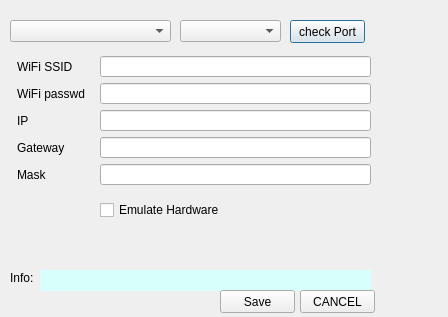
<?xml version="1.0" encoding="UTF-8"?>
<ui version="4.0">
 <class>SerialConfigDialog</class>
 <widget class="QDialog" name="SerialConfigDialog">
  <property name="geometry">
   <rect>
    <x>0</x>
    <y>0</y>
    <width>448</width>
    <height>317</height>
   </rect>
  </property>
  <property name="windowTitle">
   <string>Dialog</string>
  </property>
  <widget class="QComboBox" name="CB_serialPorts">
   <property name="geometry">
    <rect>
     <x>10</x>
     <y>20</y>
     <width>161</width>
     <height>22</height>
    </rect>
   </property>
  </widget>
  <widget class="QPushButton" name="B_check">
   <property name="geometry">
    <rect>
     <x>290</x>
     <y>20</y>
     <width>75</width>
     <height>23</height>
    </rect>
   </property>
   <property name="text">
    <string>check Port</string>
   </property>
  </widget>
  <widget class="QLabel" name="label">
   <property name="geometry">
    <rect>
     <x>10</x>
     <y>270</y>
     <width>31</width>
     <height>16</height>
    </rect>
   </property>
   <property name="text">
    <string>Info:</string>
   </property>
  </widget>
  <widget class="QTextEdit" name="info">
   <property name="geometry">
    <rect>
     <x>40</x>
     <y>270</y>
     <width>331</width>
     <height>21</height>
    </rect>
   </property>
   <property name="styleSheet">
    <string notr="true">background-color: rgb(215, 255, 252);</string>
   </property>
   <property name="inputMethodHints">
    <set>Qt::ImhNone</set>
   </property>
   <property name="frameShape">
    <enum>QFrame::NoFrame</enum>
   </property>
   <property name="frameShadow">
    <enum>QFrame::Plain</enum>
   </property>
   <property name="verticalScrollBarPolicy">
    <enum>Qt::ScrollBarAlwaysOff</enum>
   </property>
   <property name="horizontalScrollBarPolicy">
    <enum>Qt::ScrollBarAlwaysOff</enum>
   </property>
   <property name="overwriteMode">
    <bool>true</bool>
   </property>
   <property name="textInteractionFlags">
    <set>Qt::NoTextInteraction</set>
   </property>
  </widget>
  <widget class="QPushButton" name="B_Cancel">
   <property name="geometry">
    <rect>
     <x>300</x>
     <y>290</y>
     <width>75</width>
     <height>23</height>
    </rect>
   </property>
   <property name="text">
    <string>CANCEL</string>
   </property>
  </widget>
  <widget class="QPushButton" name="B_Save">
   <property name="geometry">
    <rect>
     <x>220</x>
     <y>290</y>
     <width>75</width>
     <height>23</height>
    </rect>
   </property>
   <property name="text">
    <string>Save</string>
   </property>
  </widget>
  <widget class="QComboBox" name="CB_baudRates">
   <property name="geometry">
    <rect>
     <x>180</x>
     <y>20</y>
     <width>101</width>
     <height>22</height>
    </rect>
   </property>
  </widget>
  <widget class="QLabel" name="label_6">
   <property name="geometry">
    <rect>
     <x>17</x>
     <y>164</y>
     <width>77</width>
     <height>21</height>
    </rect>
   </property>
   <property name="text">
    <string>Mask</string>
   </property>
  </widget>
  <widget class="QLabel" name="label_3">
   <property name="geometry">
    <rect>
     <x>17</x>
     <y>83</y>
     <width>77</width>
     <height>21</height>
    </rect>
   </property>
   <property name="text">
    <string>WiFi passwd</string>
   </property>
  </widget>
  <widget class="QLabel" name="label_5">
   <property name="geometry">
    <rect>
     <x>17</x>
     <y>137</y>
     <width>77</width>
     <height>21</height>
    </rect>
   </property>
   <property name="text">
    <string>Gateway</string>
   </property>
  </widget>
  <widget class="QLineEdit" name="edit_wifi">
   <property name="geometry">
    <rect>
     <x>100</x>
     <y>56</y>
     <width>271</width>
     <height>21</height>
    </rect>
   </property>
  </widget>
  <widget class="QLineEdit" name="edit_passwd">
   <property name="geometry">
    <rect>
     <x>100</x>
     <y>83</y>
     <width>271</width>
     <height>21</height>
    </rect>
   </property>
  </widget>
  <widget class="QLabel" name="label_4">
   <property name="geometry">
    <rect>
     <x>17</x>
     <y>110</y>
     <width>77</width>
     <height>21</height>
    </rect>
   </property>
   <property name="text">
    <string>IP</string>
   </property>
  </widget>
  <widget class="QLineEdit" name="edit_mask">
   <property name="geometry">
    <rect>
     <x>100</x>
     <y>164</y>
     <width>271</width>
     <height>21</height>
    </rect>
   </property>
  </widget>
  <widget class="QLineEdit" name="edit_gateway">
   <property name="geometry">
    <rect>
     <x>100</x>
     <y>137</y>
     <width>271</width>
     <height>21</height>
    </rect>
   </property>
  </widget>
  <widget class="QLabel" name="label_2">
   <property name="geometry">
    <rect>
     <x>17</x>
     <y>56</y>
     <width>77</width>
     <height>21</height>
    </rect>
   </property>
   <property name="text">
    <string>WiFi SSID</string>
   </property>
  </widget>
  <widget class="QLineEdit" name="edit_ip">
   <property name="geometry">
    <rect>
     <x>100</x>
     <y>110</y>
     <width>271</width>
     <height>21</height>
    </rect>
   </property>
  </widget>
  <widget class="QCheckBox" name="checkBox">
   <property name="geometry">
    <rect>
     <x>100</x>
     <y>200</y>
     <width>181</width>
     <height>20</height>
    </rect>
   </property>
   <property name="text">
    <string>Emulate Hardware</string>
   </property>
  </widget>
 </widget>
 <resources/>
 <connections/>
</ui>
